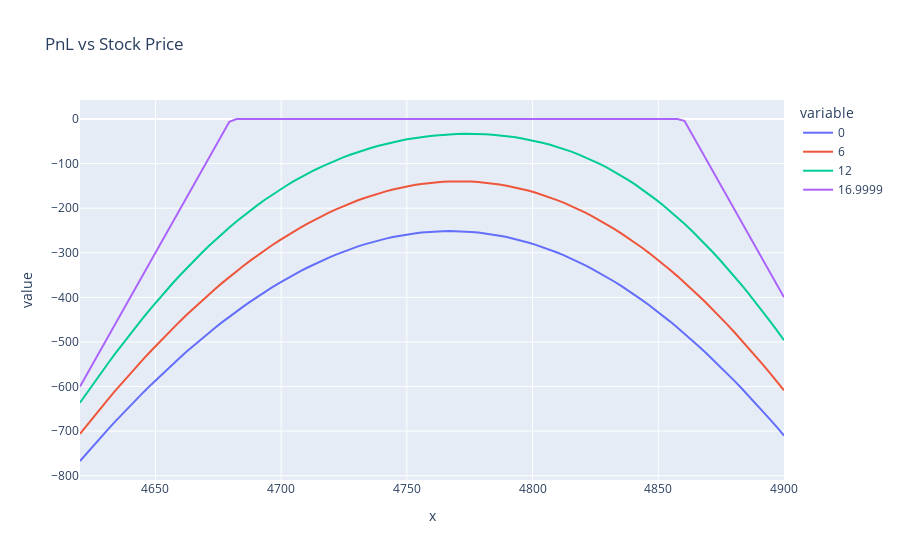

Source (notebook cell):
### Code cell
S = np.linspace(4620, 4900, 100)
r = 0.03
sigma = 0.1

ts = [0, 6, 12, 16.9999]
portfolio = pd.DataFrame(S, columns = ['x'])
 
for i, t in enumerate(ts):  
  portfolio[str(t)] = -10 * put_price(0.0402, 0.1158, 17/365, t/365, 4680, S) - 10 * call_price(0.0402, 0.0965, 17/365, t/365, 4860, S)

#print(portfolio)
fig = px.line(portfolio, x = 'x', y = portfolio.columns[1:], title = 'PnL vs Stock Price')

fig.show()
